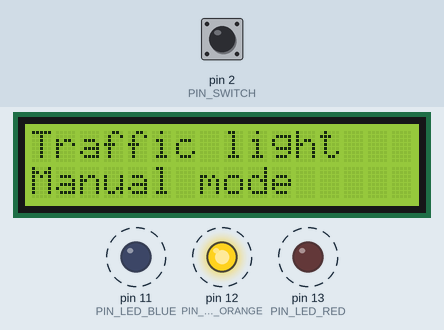
Recording of a sketch running on a simulated Arduino Uno, built with avr-gcc and run on an emulated ATmega328P. On the bench: 16×2 character LCD, output pins drawn as LEDs (lit = HIGH). Dashed ring = blinking. The test bench sets the inputs (shaded band); at power-on: pin 2 (PIN_SWITCH) HIGH. What the sketch prints to the serial monitor is not drawn.

Above: at 1.2 s.
1.3 s: pin 2 (PIN_SWITCH) pulled LOW for 0.15 s
At 3.0 s:
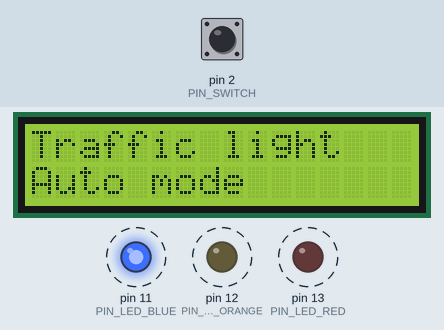
4.4 s: pin 2 (PIN_SWITCH) pulled LOW for 1 s
At 6.0 s:
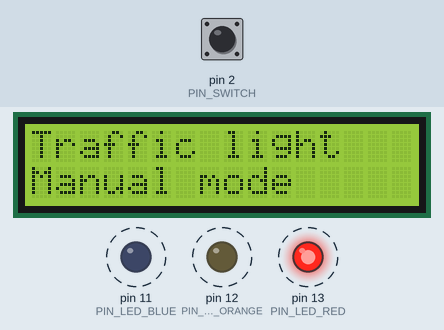
8.4 s: pin 2 (PIN_SWITCH) pulled LOW for 3.2 s
At 10.5 s:
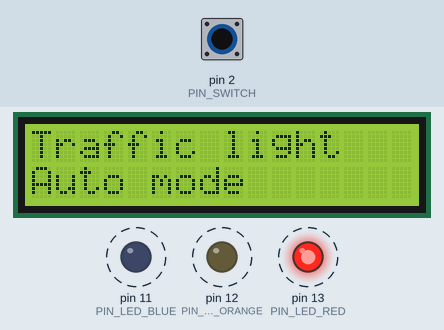
Timing chart, 0 to 19.5 s (numbered marks = the images above; inputs shaded):
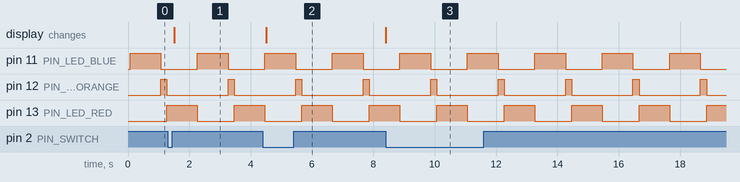

The sketch:

term_project_micromouse2.ino
```cpp
//14051012 도진우 Traffic light for Arduino
#ifndef TIMERONE_h
#define TIMERONE_h

#include <avr/io.h>
#include <avr/interrupt.h>

#define RESOLUTION 65536    // Timer1 is 16 bit

class TimerOne
{
  public:

    // properties
    unsigned int pwmPeriod;
    unsigned char clockSelectBits;
	char oldSREG;					// To hold Status Register while ints disabled

    // methods
    void initialize(long microseconds=1000000);
    void start();
    void stop();
    void restart();
	void resume();
	unsigned long read();
    void pwm(char pin, int duty, long microseconds=-1);
    void disablePwm(char pin);
    void attachInterrupt(void (*isr)(), long microseconds=-1);
    void detachInterrupt();
    void setPeriod(long microseconds);
    void setPwmDuty(char pin, int duty);
    void (*isrCallback)();
};

extern TimerOne Timer1;
#endif
#ifndef TIMERONE_cpp
#define TIMERONE_cpp


TimerOne Timer1;              // preinstatiate

ISR(TIMER1_OVF_vect)          // interrupt service routine that wraps a user defined function supplied by attachInterrupt
{
  Timer1.isrCallback();
}


void TimerOne::initialize(long microseconds)
{
  TCCR1A = 0;                 // clear control register A
  TCCR1B = _BV(WGM13);        // set mode 8: phase and frequency correct pwm, stop the timer
  setPeriod(microseconds);
}


void TimerOne::setPeriod(long microseconds)		// AR modified for atomic access
{

  long cycles = (F_CPU / 2000000) * microseconds;                                // the counter runs backwards after TOP, interrupt is at BOTTOM so divide microseconds by 2
  if(cycles < RESOLUTION)              clockSelectBits = _BV(CS10);              // no prescale, full xtal
  else if((cycles >>= 3) < RESOLUTION) clockSelectBits = _BV(CS11);              // prescale by /8
  else if((cycles >>= 3) < RESOLUTION) clockSelectBits = _BV(CS11) | _BV(CS10);  // prescale by /64
  else if((cycles >>= 2) < RESOLUTION) clockSelectBits = _BV(CS12);              // prescale by /256
  else if((cycles >>= 2) < RESOLUTION) clockSelectBits = _BV(CS12) | _BV(CS10);  // prescale by /1024
  else        cycles = RESOLUTION - 1, clockSelectBits = _BV(CS12) | _BV(CS10);  // request was out of bounds, set as maximum

  oldSREG = SREG;
  cli();							// Disable interrupts for 16 bit register access
  ICR1 = pwmPeriod = cycles;                                          // ICR1 is TOP in p & f correct pwm mode
  SREG = oldSREG;

  TCCR1B &= ~(_BV(CS10) | _BV(CS11) | _BV(CS12));
  TCCR1B |= clockSelectBits;                                          // reset clock select register, and starts the clock
}

void TimerOne::setPwmDuty(char pin, int duty)
{
  unsigned long dutyCycle = pwmPeriod;

  dutyCycle *= duty;
  dutyCycle >>= 10;

  oldSREG = SREG;
  cli();
  if(pin == 1 || pin == 9)       OCR1A = dutyCycle;
  else if(pin == 2 || pin == 10) OCR1B = dutyCycle;
  SREG = oldSREG;
}

void TimerOne::pwm(char pin, int duty, long microseconds)  // expects duty cycle to be 10 bit (1024)
{
  if(microseconds > 0) setPeriod(microseconds);
  if(pin == 1 || pin == 9) {
    DDRB |= _BV(PORTB1);                                   // sets data direction register for pwm output pin
    TCCR1A |= _BV(COM1A1);                                 // activates the output pin
  }
  else if(pin == 2 || pin == 10) {
    DDRB |= _BV(PORTB2);
    TCCR1A |= _BV(COM1B1);
  }
  setPwmDuty(pin, duty);
  resume();			// Lex - make sure the clock is running.  We don't want to restart the count, in case we are starting the second WGM
					// and the first one is in the middle of a cycle
}

void TimerOne::disablePwm(char pin)
{
  if(pin == 1 || pin == 9)       TCCR1A &= ~_BV(COM1A1);   // clear the bit that enables pwm on PB1
  else if(pin == 2 || pin == 10) TCCR1A &= ~_BV(COM1B1);   // clear the bit that enables pwm on PB2
}

void TimerOne::attachInterrupt(void (*isr)(), long microseconds)
{
  if(microseconds > 0) setPeriod(microseconds);
  isrCallback = isr;                                       // register the user's callback with the real ISR
  TIMSK1 = _BV(TOIE1);                                     // sets the timer overflow interrupt enable bit
	// might be running with interrupts disabled (eg inside an ISR), so don't touch the global state
//  sei();
  resume();
}

void TimerOne::detachInterrupt()
{
  TIMSK1 &= ~_BV(TOIE1);                                   // clears the timer overflow interrupt enable bit
															// timer continues to count without calling the isr
}

void TimerOne::resume()				// AR suggested
{
  TCCR1B |= clockSelectBits;
}

void TimerOne::restart()		// Depricated - Public interface to start at zero - Lex 10/9/2011
{
	start();
}

void TimerOne::start()	// AR addition, renamed by Lex to reflect it's actual role
{
  unsigned int tcnt1;

  TIMSK1 &= ~_BV(TOIE1);        // AR added
  GTCCR |= _BV(PSRSYNC);   		// AR added - reset prescaler (NB: shared with all 16 bit timers);

  oldSREG = SREG;				// AR - save status register
  cli();						// AR - Disable interrupts
  TCNT1 = 0;
  SREG = oldSREG;          		// AR - Restore status register
	resume();
  do {	// Nothing -- wait until timer moved on from zero - otherwise get a phantom interrupt
	oldSREG = SREG;
	cli();
	tcnt1 = TCNT1;
	SREG = oldSREG;
  } while (tcnt1==0);

//  TIFR1 = 0xff;              		// AR - Clear interrupt flags
//  TIMSK1 = _BV(TOIE1);              // sets the timer overflow interrupt enable bit
}

void TimerOne::stop()
{
  TCCR1B &= ~(_BV(CS10) | _BV(CS11) | _BV(CS12));          // clears all clock selects bits
}

unsigned long TimerOne::read()		//returns the value of the timer in microseconds
{									//rember! phase and freq correct mode counts up to then down again
  	unsigned long tmp;				// AR amended to hold more than 65536 (could be nearly double this)
  	unsigned int tcnt1;				// AR added

	oldSREG= SREG;
  	cli();
  	tmp=TCNT1;
	SREG = oldSREG;

	char scale=0;
	switch (clockSelectBits)
	{
	case 1:// no prescalse
		scale=0;
		break;
	case 2:// x8 prescale
		scale=3;
		break;
	case 3:// x64
		scale=6;
		break;
	case 4:// x256
		scale=8;
		break;
	case 5:// x1024
		scale=10;
		break;
	}

	do {	// Nothing -- max delay here is ~1023 cycles.  AR modified
		oldSREG = SREG;
		cli();
		tcnt1 = TCNT1;
		SREG = oldSREG;
	} while (tcnt1==tmp); //if the timer has not ticked yet

	//if we are counting down add the top value to how far we have counted down
	tmp = (  (tcnt1>tmp) ? (tmp) : (long)(ICR1-tcnt1)+(long)ICR1  );		// AR amended to add casts and reuse previous TCNT1
	return ((tmp*1000L)/(F_CPU /1000L))<<scale;
}

#endif

//code start
#include <LiquidCrystal.h>
#define PIN_SWITCH 2
#define PIN_LED_BLUE 11
#define PIN_LED_ORANGE 12
#define PIN_LED_RED 13

LiquidCrystal lcd(10,9,8,7,6,5); //lcd 매핑

volatile bool autoMode = false; //신호등 자동모드 설정
String str_auto = "Auto mode  ";
String str_menual = "Manual mode  ";

//신호 대기시간 지정
const int delay_blue = 1000;
const int delay_orange = 200;
const int delay_red = 1000;

void isr(){
  autoMode = !autoMode;
}

void timer(){
  //LCD출력
  if(autoMode){
    lcd.setCursor(0,1);
    lcd.print(str_auto);
  }
  else{
    lcd.setCursor(0,1);
    lcd.print(str_menual);
  }
}

void setup()
{
  //Timer setup
  Timer1.initialize(300000);
  Timer1.attachInterrupt(timer);

  //Serial setup
  Serial.begin(9600);

  //Switch setup
  pinMode(PIN_SWITCH, INPUT_PULLUP);
  attachInterrupt(0,isr,FALLING);

  //LCD setup
  lcd.begin(16,2); //16 col 2 line 생성
  lcd.print("Traffic light");
  lcd.setCursor(0,1);
  lcd.print(str_menual);

  //LED setup
  pinMode(PIN_LED_BLUE, OUTPUT);
  pinMode(PIN_LED_ORANGE, OUTPUT);
  pinMode(PIN_LED_RED, OUTPUT);
}

void loop()
{
  //파란불
  digitalWrite(PIN_LED_BLUE, HIGH);
  digitalWrite(PIN_LED_ORANGE, LOW);
  digitalWrite(PIN_LED_RED, LOW);
  if(autoMode)
    Serial.write('b');
  delay(delay_blue);

  //주황불
  digitalWrite(PIN_LED_BLUE, LOW);
  digitalWrite(PIN_LED_ORANGE, HIGH);
  digitalWrite(PIN_LED_RED, LOW);
  delay(delay_orange);

  //빨간불
  digitalWrite(PIN_LED_BLUE, LOW);
  digitalWrite(PIN_LED_ORANGE, LOW);
  digitalWrite(PIN_LED_RED, HIGH);
  if(autoMode)
    Serial.write('r');
  delay(delay_red);
}
```

Measured:
- after the input at 1.3 s, the display: changes after 0.20 s (image 1)
- after the input at 4.4 s, the display: changes after 0.10 s (image 2)
- after the input at 8.4 s, the display: changes at once (image 3)
- by itself, pin 11 (PIN_LED_BLUE), pin 13 (PIN_LED_RED): alternates HIGH for 1.0 s and LOW for 1.2 s
- by itself, pin 12 (PIN_LED_ORANGE): alternates HIGH for 0.20 s and LOW for 2.0 s
